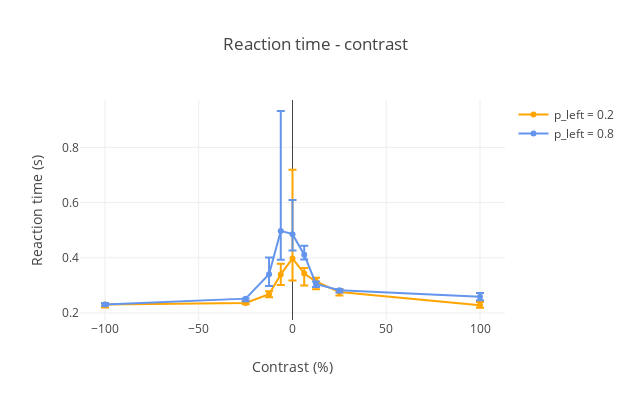

The cell this chart's notebook holds for it:
### Code cell
subj_uuid = (subject.Subject & 'subject_nickname="IBL_13"').fetch1('subject_uuid')
key = {'subject_uuid': subj_uuid,
   'session_start_time': datetime.datetime(2019, 3, 22, 13, 1, 28)}
sessions = behavior_analyses.PsychResultsBlock * behavior_analyses.ReactionTimeContrastBlock & key

data = []

for session in sessions.fetch('KEY'):
    contrasts, prob_left, reaction_time, ci_low, ci_high = \
        (sessions & session).fetch1(
            'signed_contrasts', 'prob_left', 'reaction_time_contrast', 
            'reaction_time_ci_low', 'reaction_time_ci_high')
    error_low = reaction_time - ci_low
    error_high = ci_high - reaction_time
    
    contrasts = contrasts * 100
    
    if prob_left == 0.2:
        curve_color = 'orange'
    elif prob_left == 0.5:
        curve_color = 'black'
    elif prob_left == 0.8:
        curve_color = 'cornflowerblue'
    else:
        continue

    rt_data = go.Scatter(
        x = contrasts.tolist(),
        y = reaction_time.tolist(),
        error_y = dict(
                    type='data',
                    array=error_high.tolist(),
                    arrayminus=error_low.tolist(),
                    visible=True
            ),
        marker = dict(
                size = 6,
                color = curve_color),
        mode = 'markers+lines',
        name = f'p_left = {prob_left}'
    )

    data.append(rt_data)

layout = go.Layout(
    width=630,
    height=400,
    title='Reaction time - contrast', 
    xaxis={'title':'Contrast (%)'}, 
    yaxis={'title':'Reaction time (s)'},
)

fig = go.Figure(data=data, layout=layout)
plotly.offline.iplot(fig)

### Figure 1 — Plotly figure (JSON) as saved in the notebook; plotly's stock layout.template omitted (floating-point values rounded to 4 significant figures)
{"data": [{"error_y": {"array": [0.0031, 0.0069, 0.0106, 0.0384, 0.3212, 0.0199, 0.0136, 0.0111, 0.0117], "arrayminus": [0.0106, 0.0044, 0.0111, 0.0385, 0.08015, 0.0438, 0.0282, 0.0125, 0.0093], "type": "data", "visible": true}, "marker": {"color": "orange", "size": 6}, "mode": "markers+lines", "name": "p_left = 0.2", "type": "scatter", "uid": "bec3f126-2be3-4ea5-9a79-85c57585c207", "x": [-100, -25, -12.5, -6.25, 0, 6.25, 12.5, 25, 100], "y": [0.2306, 0.236, 0.2676, 0.3396, 0.3977, 0.3428, 0.3138, 0.2754, 0.2278]}, {"error_y": {"array": [0.00525, 0.0001, 0.06095, 0.4347, 0.1235, 0.03195, 0.00895, 0.003, 0.0138], "arrayminus": [0.00495, 0.0097, 0.04235, 0.1044, 0.0597, 0.0172, 0.01115, 0.0083, 0.0127], "type": "data", "visible": true}, "marker": {"color": "cornflowerblue", "size": 6}, "mode": "markers+lines", "name": "p_left = 0.8", "type": "scatter", "uid": "fed99fac-f7b9-4339-a689-eadfc4da3f30", "x": [-100, -25, -12.5, -6.25, 0, 6.25, 12.5, 25, 100], "y": [0.2309, 0.2518, 0.3401, 0.4974, 0.4856, 0.4112, 0.3054, 0.2825, 0.2588]}], "layout": {"height": 400, "title": {"text": "Reaction time - contrast"}, "width": 630, "xaxis": {"title": {"text": "Contrast (%)"}}, "yaxis": {"title": {"text": "Reaction time (s)"}}}}
